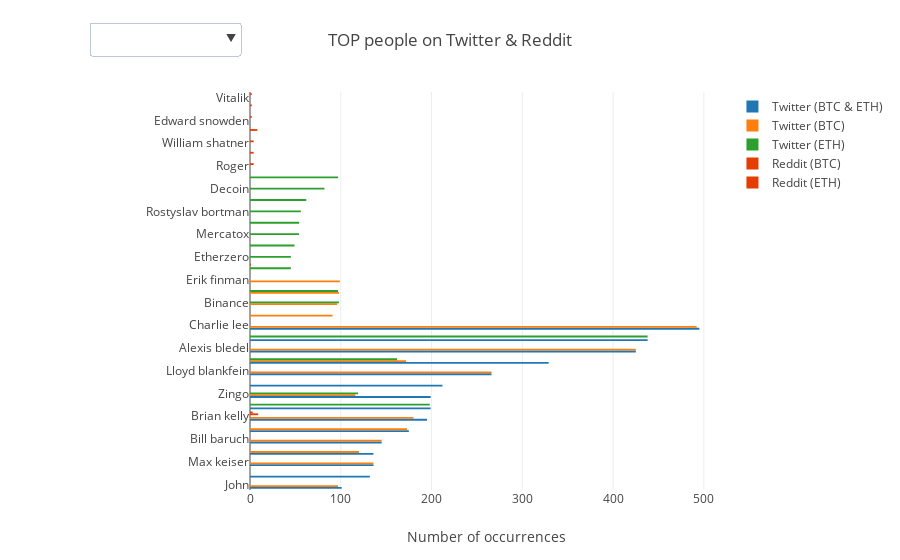

Notebook cell for this chart:
### Markdown cell above
### People

### Code cell
%matplotlib inline
figure = {'data':[
        go.Bar(
        x = df_tweet_pep_agg['Number'].head(15).sort_index(ascending=False),
        y = df_tweet_pep_agg['Person'].head(15).sort_index(ascending=False),
        name = "Twitter (BTC & ETH)",
        visible=True,
        orientation = 'h'
        ),
        go.Bar(
        x = df_tweet_pep_btc_agg['Number'].head(15).sort_index(ascending=False),
        y = df_tweet_pep_btc_agg['Person'].head(15).sort_index(ascending=False),
        name = "Twitter (BTC)",
        visible=True,
        orientation = 'h'
        ),
        go.Bar(
        x = df_tweet_pep_eth_agg['Number'].head(15).sort_index(ascending=False),
        y = df_tweet_pep_eth_agg['Person'].head(15).sort_index(ascending=False),
        name = "Twitter (ETH)",
        visible=True,
        orientation = 'h'
        ),
        go.Bar(
        x = df_btc_reddit_pep_agg['Number'].head(5).sort_index(ascending=False),
        y = df_btc_reddit_pep_agg['Person'].head(5).sort_index(ascending=False),
        name = "Reddit (BTC)",
        visible=True,
        orientation = 'h',            
        marker=dict(
        color='rgb(231, 60, 0)')     
        ),
        go.Bar(
        x = df_eth_reddit_pep_agg['Number'].head(5).sort_index(ascending=False),
        y = df_eth_reddit_pep_agg['Person'].head(5).sort_index(ascending=False),
        name = "Reddit (ETH)",
        visible=True,
        orientation = 'h',            
        marker=dict(
        color='rgb(231, 60, 0)')
        ),
],
        'layout':go.Layout(title = 'TOP people on Twitter & Reddit', showlegend=True,
                            updatemenus = list([
                                dict(active=-1,
                                     buttons=list([
                                        dict(label = 'Twitter (BTC & ETH)',
                                             method = 'update',
                                             args = [{'visible': [True, False, False, False, False]},
                                                     {'title': 'TOP 15 people on Twitter (BTC & ETH)'}]),
                                        dict(label = 'Twitter (BTC)',
                                             method = 'update',
                                             args = [{'visible': [False, True, False, False, False]},
                                                     {'title': 'TOP 15 people on Twitter (BTC)'}]),
                                        dict(label = 'Twitter (ETH)',
                                             method = 'update',
                                             args = [{'visible': [False, False, True, False, False]},
                                                     {'title': 'TOP 15 people on Twitter (ETH)'}]),
                                        dict(label = 'Reddit (BTC)',
                                             method = 'update',
                                             args = [{'visible': [False, False, False, True, False]},
                                                     {'title': 'TOP 5 people on Reddit (BTC)'}]),

                                        dict(label = 'Reddit (ETH)',
                                             method = 'update',
                                             args = [{'visible': [False, False, False, False, True]},
                                                     {'title': 'TOP 5 people on Reddit (ETH)'}]),

                                    ]),
                                     
                                    direction = 'down',
                                    pad = {'r': 10, 't': 10},
                                    showactive = True,
                                    x = 0,
                                    xanchor = 'right',
                                    y = 1.2,
                                    yanchor = 'top' 
                                )
                            ])
                            ,
                            xaxis = dict(title = 'Number of occurrences'),
                            yaxis = dict(title = ''),
                            margin=dict(
                            l=250,
                            r=20,
                            t=70,
                            b=70,
    )
                    )}
iplot(go.Figure(figure))

### Figure 1 — Plotly figure (JSON) as saved in the notebook; plotly's stock layout.template omitted (floating-point values rounded to 4 significant figures)
{"data": [{"name": "Twitter (BTC & ETH)", "orientation": "h", "type": "bar", "visible": true, "x": [101, 132, 136, 136, 145, 175, 195, 199, 199, 212, 266, 329, 425, 438, 495], "y": ["John", "Trump", "Max keiser", "John mcafee", "Bill baruch", "Satoshi nakamoto", "Brian kelly", "Toshi", "Zingo", "Drake", "Lloyd blankfein", "Don", "Alexis bledel", "Cyclean", "Charlie lee"]}, {"name": "Twitter (BTC)", "orientation": "h", "type": "bar", "visible": true, "x": [91, 96, 97, 98, 99, 116, 120, 136, 145, 172, 173, 180, 266, 425, 492], "y": ["Tim draper", "Binance", "John", "Lendchain", "Erik finman", "Zingo", "John mcafee", "Max keiser", "Bill baruch", "Don", "Satoshi nakamoto", "Brian kelly", "Lloyd blankfein", "Alexis bledel", "Charlie lee"]}, {"name": "Twitter (ETH)", "orientation": "h", "type": "bar", "visible": true, "x": [45, 45, 49, 54, 54, 56, 62, 82, 97, 97, 98, 119, 162, 198, 438], "y": ["Alexa", "Etherzero", "Avenatti", "Mercatox", "Robb", "Rostyslav bortman", "Includecoin ncludecoin", "Decoin", "Lendchain", "Tex ethereum", "Binance", "Zingo", "Don", "Toshi", "Cyclean"]}, {"marker": {"color": "rgb(231, 60, 0)"}, "name": "Reddit (BTC)", "orientation": "h", "type": "bar", "visible": true, "x": [4, 4, 4, 8, 9], "y": ["Roger", "Steve bannon", "William shatner", "Jack ma", "Brian kelly"]}, {"marker": {"color": "rgb(231, 60, 0)"}, "name": "Reddit (ETH)", "orientation": "h", "type": "bar", "visible": true, "x": [1, 2, 2, 2, 3], "y": ["Alexa", "Edward snowden", "Bittrex", "Vitalik", "Brian kelly"]}], "layout": {"margin": {"b": 70, "l": 250, "r": 20, "t": 70}, "showlegend": true, "title": "TOP people on Twitter & Reddit", "updatemenus": [{"active": -1, "buttons": [{"args": [{"visible": [true, false, false, false, false]}, {"title": "TOP 15 people on Twitter (BTC & ETH)"}], "label": "Twitter (BTC & ETH)", "method": "update"}, {"args": [{"visible": [false, true, false, false, false]}, {"title": "TOP 15 people on Twitter (BTC)"}], "label": "Twitter (BTC)", "method": "update"}, {"args": [{"visible": [false, false, true, false, false]}, {"title": "TOP 15 people on Twitter (ETH)"}], "label": "Twitter (ETH)", "method": "update"}, {"args": [{"visible": [false, false, false, true, false]}, {"title": "TOP 5 people on Reddit (BTC)"}], "label": "Reddit (BTC)", "method": "update"}, {"args": [{"visible": [false, false, false, false, true]}, {"title": "TOP 5 people on Reddit (ETH)"}], "label": "Reddit (ETH)", "method": "update"}], "direction": "down", "pad": {"r": 10, "t": 10}, "showactive": true, "x": 0, "xanchor": "right", "y": 1.2, "yanchor": "top"}], "xaxis": {"title": "Number of occurrences"}, "yaxis": {"title": ""}}}
